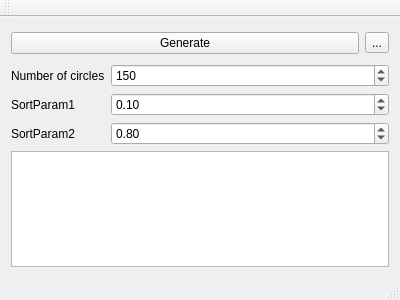
<?xml version="1.0" encoding="UTF-8"?>
<ui version="4.0">
 <class>MainWindow</class>
 <widget class="QMainWindow" name="MainWindow">
  <property name="geometry">
   <rect>
    <x>0</x>
    <y>0</y>
    <width>400</width>
    <height>300</height>
   </rect>
  </property>
  <property name="windowTitle">
   <string>MainWindow</string>
  </property>
  <widget class="QWidget" name="centralWidget">
   <layout class="QVBoxLayout" name="verticalLayout">
    <item>
     <layout class="QHBoxLayout" name="horizontalLayout">
      <property name="topMargin">
       <number>4</number>
      </property>
      <item>
       <widget class="QPushButton" name="pushButton">
        <property name="text">
         <string>Generate</string>
        </property>
       </widget>
      </item>
      <item>
       <widget class="QToolButton" name="toolButton">
        <property name="text">
         <string>...</string>
        </property>
       </widget>
      </item>
     </layout>
    </item>
    <item>
     <widget class="QWidget" name="formOptions" native="true">
      <layout class="QVBoxLayout" name="verticalLayout_2">
       <property name="margin">
        <number>0</number>
       </property>
       <item>
        <layout class="QFormLayout" name="formOptionsLayout">
         <property name="fieldGrowthPolicy">
          <enum>QFormLayout::AllNonFixedFieldsGrow</enum>
         </property>
         <property name="topMargin">
          <number>4</number>
         </property>
         <item row="0" column="0">
          <widget class="QLabel" name="label">
           <property name="sizePolicy">
            <sizepolicy hsizetype="Expanding" vsizetype="Preferred">
             <horstretch>1</horstretch>
             <verstretch>0</verstretch>
            </sizepolicy>
           </property>
           <property name="text">
            <string>Number of circles</string>
           </property>
          </widget>
         </item>
         <item row="0" column="1">
          <widget class="QSpinBox" name="numCircles">
           <property name="minimum">
            <number>1</number>
           </property>
           <property name="maximum">
            <number>750</number>
           </property>
           <property name="value">
            <number>150</number>
           </property>
          </widget>
         </item>
         <item row="1" column="1">
          <widget class="QDoubleSpinBox" name="sortParam1">
           <property name="decimals">
            <number>2</number>
           </property>
           <property name="maximum">
            <double>1.000000000000000</double>
           </property>
           <property name="singleStep">
            <double>0.100000000000000</double>
           </property>
           <property name="value">
            <double>0.100000000000000</double>
           </property>
          </widget>
         </item>
         <item row="1" column="0">
          <widget class="QLabel" name="label_2">
           <property name="text">
            <string>SortParam1</string>
           </property>
          </widget>
         </item>
         <item row="2" column="0">
          <widget class="QLabel" name="label_3">
           <property name="text">
            <string>SortParam2</string>
           </property>
          </widget>
         </item>
         <item row="2" column="1">
          <widget class="QDoubleSpinBox" name="sortParam2">
           <property name="maximum">
            <double>1.000000000000000</double>
           </property>
           <property name="singleStep">
            <double>0.100000000000000</double>
           </property>
           <property name="value">
            <double>0.800000000000000</double>
           </property>
          </widget>
         </item>
        </layout>
       </item>
      </layout>
     </widget>
    </item>
    <item>
     <widget class="QGraphicsView" name="gView"/>
    </item>
   </layout>
  </widget>
  <widget class="QMenuBar" name="menuBar">
   <property name="geometry">
    <rect>
     <x>0</x>
     <y>0</y>
     <width>400</width>
     <height>18</height>
    </rect>
   </property>
  </widget>
  <widget class="QToolBar" name="mainToolBar">
   <attribute name="toolBarArea">
    <enum>TopToolBarArea</enum>
   </attribute>
   <attribute name="toolBarBreak">
    <bool>false</bool>
   </attribute>
  </widget>
  <widget class="QStatusBar" name="statusBar"/>
 </widget>
 <layoutdefault spacing="6" margin="11"/>
 <resources/>
 <connections/>
</ui>
